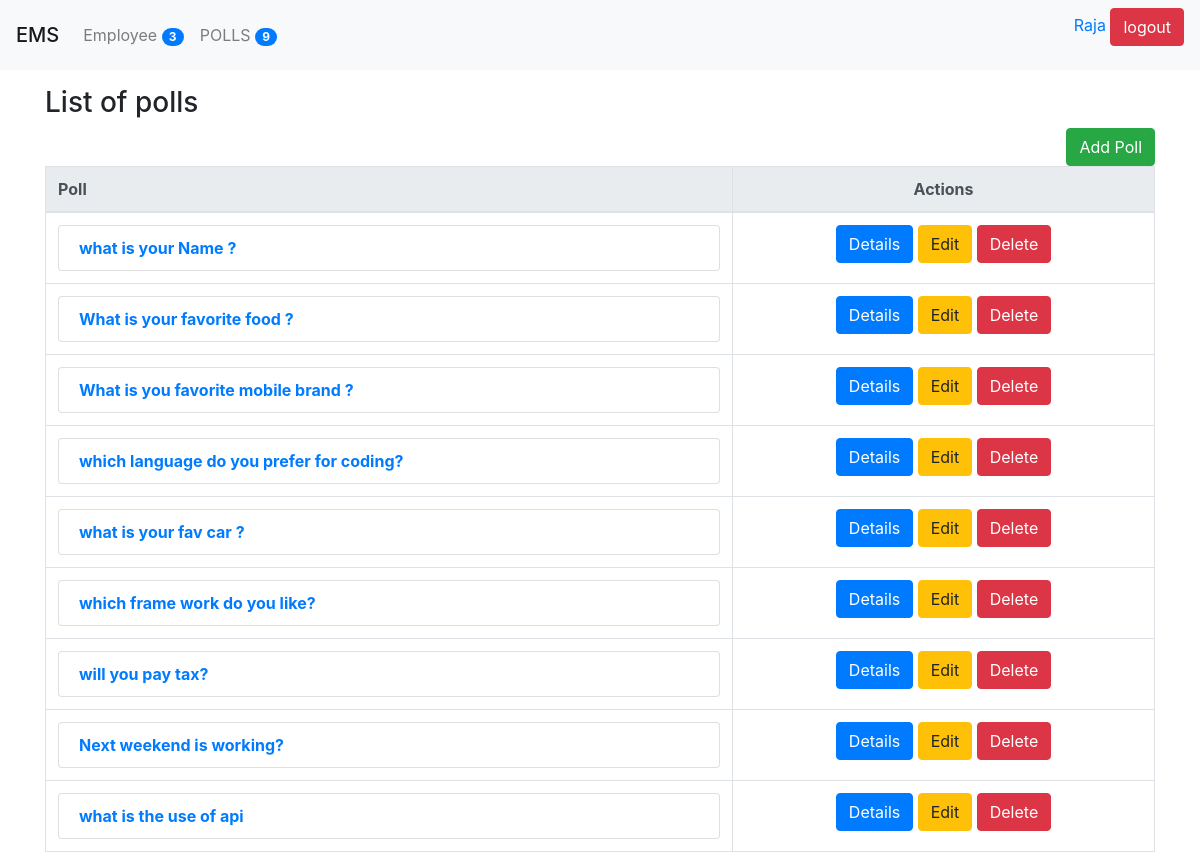
Page /poll/ (signed in) on the earlier database version.
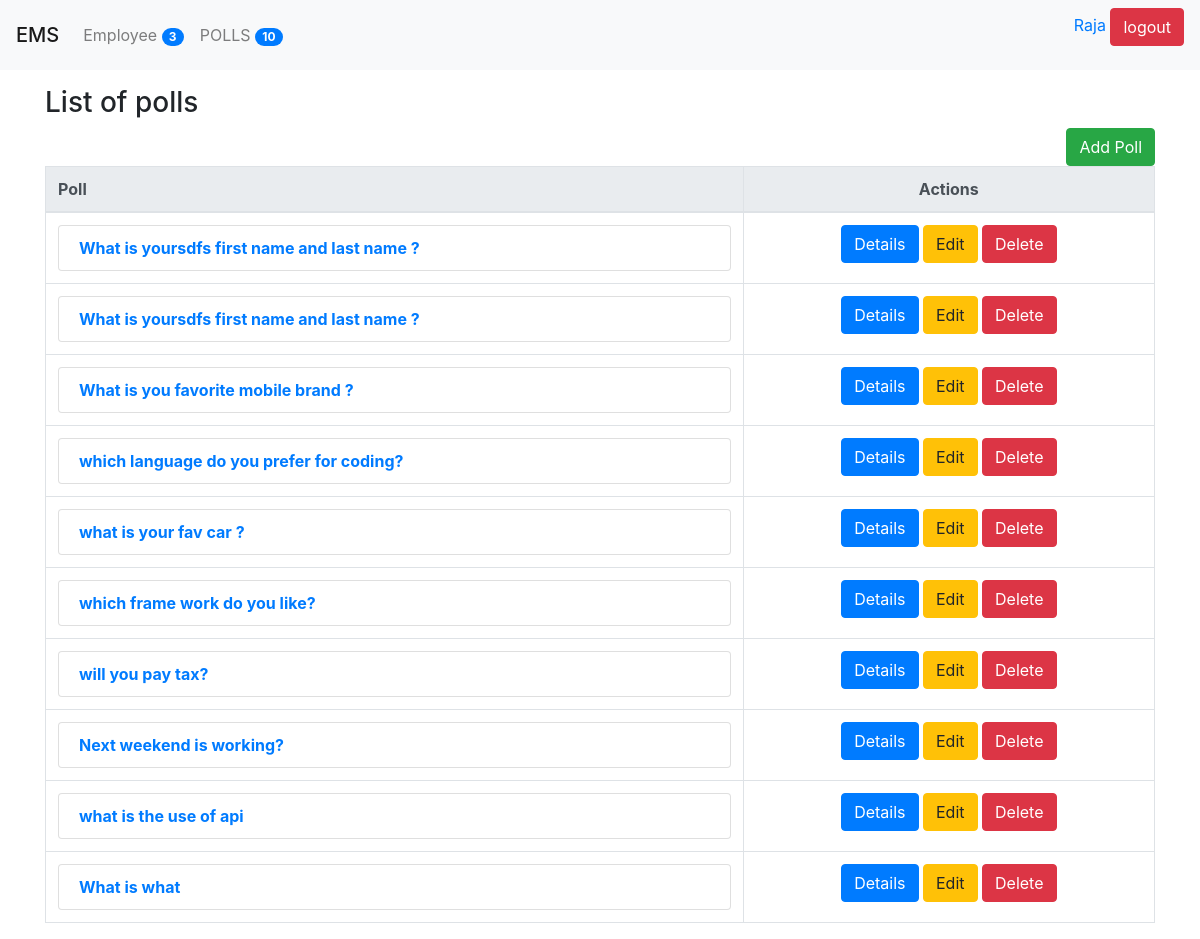
Same page on the later database version.
### poll/models.py (models this page shows, shortened)
class Question(models.Model):
    title = models.TextField(null = False , blank = False)
    status = models.CharField(default = 'inactive', max_length = 10)
    created_by = models.ForeignKey(User, null=True, blank= True , on_delete= models.CASCADE)
    start_date = models.DateTimeField(null=True, blank= True)
    end_date = models.DateTimeField(null=True, blank= True)
    created_at = models.DateTimeField(auto_now_add= True)
    updated_at =models.DateTimeField(auto_now= True)

### poll/views.py (the view)
# urls.py: path('',index , name = 'polls_list'),
@login_required(login_url= '/login/')
def index(request):
    context = {}
    questions = Question.objects.all()
    context['questions'] = questions
    context['title'] = 'polls'
    return render(request,'polls/index.html', context)

### poll/context_processor.py (called while the page is built)
def poll_count(request):
    count = Question.objects.count()
    return {"polls_count" : count}

def emp_count(request):
    count = User.objects.count()
    return {"emp_count" : count}

### poll/templatetags/poll_extras.py (called while the page is built)
def upper(value):
    return value.upper()

### templates/polls/index.html
{% extends 'polls/base.html' %}
{% block content %}
    <p>
        <h3>List of {{title}}</h3>
        <a class="btn btn-success float-right" href="/poll/add/"> Add Poll</a>
    </p>
    <div class="table-responsive-sm">
        {% if questions %}
            <table class="table table-bordered">
                <thead class="thead-light">
                    <tr>
                        <th>Poll</th>
                        <th class="text-center">Actions</th>
                    </tr>
                </thead>
                <tbody>
                {% for question in questions %}
                    <tr>
                        <th scope="row">
                            <a class="list-group-item" href="{% url 'polls_details' question.id%}" >{{question.title }} </a>
                        </th>
                        <td class="text-center">
                            <a class="btn btn-primary" href="{% url 'polls_details' question.id %}">Details</a>
                            <a class="btn btn-warning" href="{% url 'poll_edit' question.id %}">Edit</a>
                            <a class="btn btn-danger" href="{% url 'poll_delete' question.id %}">Delete</a>
                        </td>
                    </tr>
                {% endfor %}
                </tbody>
                </table>
        {% else %}
            <p>There is no question available.</p>
        {% endif %}
    </div>
{% endblock content %}

### templates/polls/base.html (shortened to what this page needs)
{% load static %}
<html>
    <head>
        <link rel="stylesheet" href="https://maxcdn.bootstrapcdn.com/bootstrap/4.0.0/css/bootstrap.min.css">
        <link rel="stylesheet" href="{% static 'css/custom.css' %}">
    </head>
    <body>
        {% include 'header.html' %}
        <div class="container">
            {% block content %}
            {% endblock content %}
        </div>
    </body>
</html>

### templates/header.html (shortened to what this page needs)
{% load poll_extras %}
<div class="navbar navbar-expand-lg navbar-light bg-light">
    <span class="navbar-brand mb-0 h1">EMS</span>
    <div class="collapse navbar-collapse" id="navbarNav">
        <ul class="navbar-nav">
            <li class="nav-item">
                <a class="nav-link" href="{% url 'employee_list'%}">
                    {{"employee" | capfirst}}
                    <span class="badge badge-primary badge-pill ">{{emp_count}}</span>
                </a>
            </li>
            <li class="nav-item">
                <a class="nav-link" href="{% url 'polls_list' %}">
                    {{"Polls" | upper}}
                    <span class="badge badge-primary badge-pill ">{{polls_count}}</span>
                </a>
            </li>
        </ul>
    </div>
    {% if user.is_authenticated %}
        <div class="text-right">
            <form method="POST" action="/logout/">
            <a href="{% url 'my_profile' %}">{{request.user.first_name}}</a>
            <input type="submit" class="btn btn-danger" value="logout">
            </form>
        </div>
    {% endif %}
</div>

Differences in the rows shown:
changed Question (number 1 of 10 on the later page): title "what is your Name ?" → "What is yoursdfs first name and last name ?"
changed Question (number 2 of 10 on the later page): title "What is your favorite food ?" → "What is yoursdfs first name and last name ?"
added Question: title "What is what"
Other differences:
{{ polls_count }}: "9" → "10"
